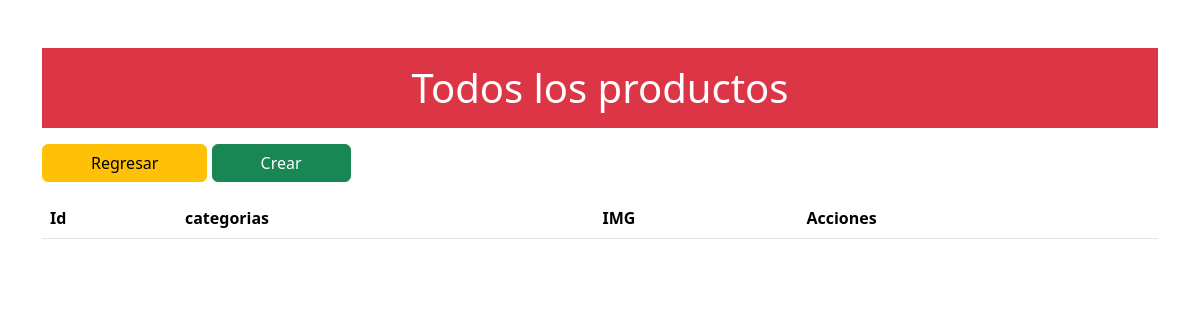
The app's page /crudMenu/indexMenu.php, older data.
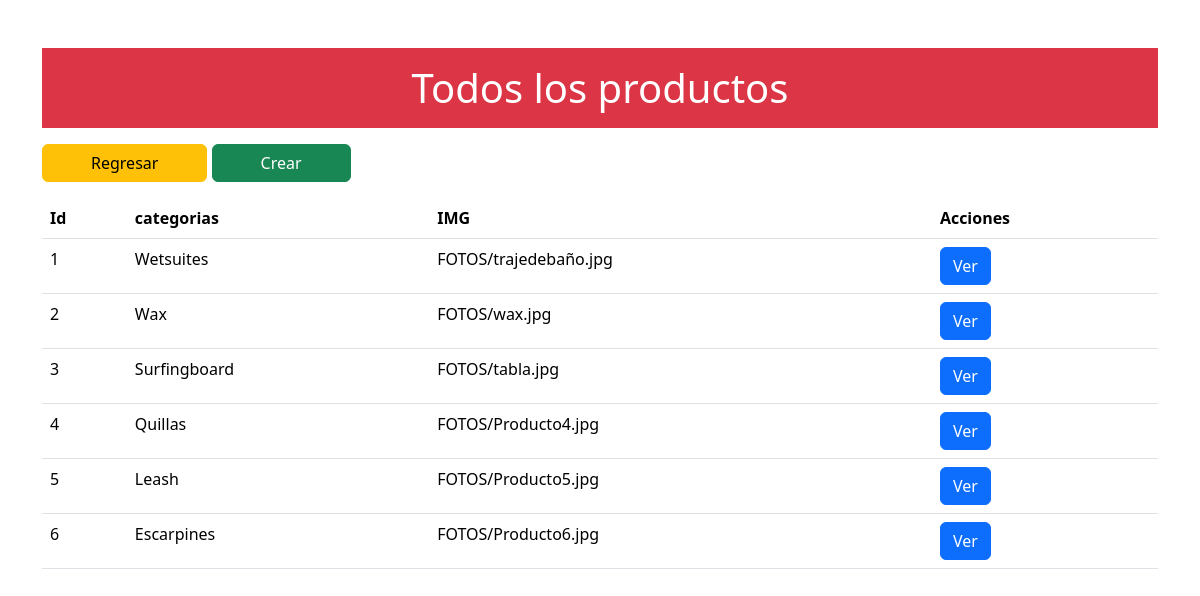
The same page, newer data.
### tables this page shows
CREATE TABLE `menu` (
  `id` int(11) NOT NULL,
  `nombre` varchar(100) DEFAULT NULL,
  `img` varchar(255) DEFAULT NULL
);

### private/queries.php (called while the page is built, shortened)
<?php
function menu_data()
{
  global $db;
  $sql = "SELECT * FROM menu";
  return mysqli_query($db, $sql);
}

### crudMenu/indexMenu.php (the view, shortened to what this page needs)
<?php
$result = menu_data();
$data = array();
while($row = mysqli_fetch_assoc($result)) {
    $data[] = $row;
}
include (SHARED_PATH . 'aboutHeader.php');
?>
<div class="container py-5">
  <div class="row">
    <div class="col">
      <header class="py-3 bg-danger text-center text-white">
        <h1 class="mb-0">Todos los productos</h1>
      </header>
    </div>
  </div>
  <div class="row">
      <div class="col">
      <a href="../EditPage/index.php"><button class="btn btn-warning px-5 my-3">Regresar</button></a>
        <a href="createMenu.php" class="btn btn-success px-5">Crear</a>
      </div>
    </div>
  <div class="row">
    <div class="col">
      <table class="table">
        <thead>
          <tr>
            <th>Id</th>
            <th>categorias</th>
            <th>IMG</th>
            <th>Acciones</th>
          </tr>
        </thead>
        <tbody>
          <?php foreach ($data as $row) { ?>
            <tr>
              <td><?= $row['id'] ?></td>
              <td><?= $row['nombre'] ?></td>
              <td><?= $row['img'] ?></td>
              <td>
                <a href="showMenu.php?id=<?= $row['id']?>" class="btn btn-primary">Ver</a>
              </td>
            </tr>
          <?php } ?>
        </tbody>
      </table>
    </div>
  </div>
</div>
<?php
include (SHARED_PATH . 'footer.php');
?>

### shared/aboutHeader.php (shortened to what this page needs)
<!DOCTYPE html>
<html lang="en">
<head>
    <link href="https://cdn.jsdelivr.net/npm/bootstrap@5.3.2/dist/css/bootstrap.min.css" rel="stylesheet">
    <link rel="stylesheet" href="Css/css.css">
</head>
<body>

### shared/footer.php (shortened to what this page needs)
</body>
</html>

Row changes from the older to the newer data that the page shows:
added menu: id "1", nombre "Wetsuites", img "FOTOS/trajedebaño.jpg"
added menu: id "2", nombre "Wax", img "FOTOS/wax.jpg"
added menu: id "3", nombre "Surfingboard", img "FOTOS/tabla.jpg"
added menu: id "4", nombre "Quillas", img "FOTOS/Producto4.jpg"
added menu: id "5", nombre "Leash", img "FOTOS/Producto5.jpg"
added menu: id "6", nombre "Escarpines", img "FOTOS/Producto6.jpg"
